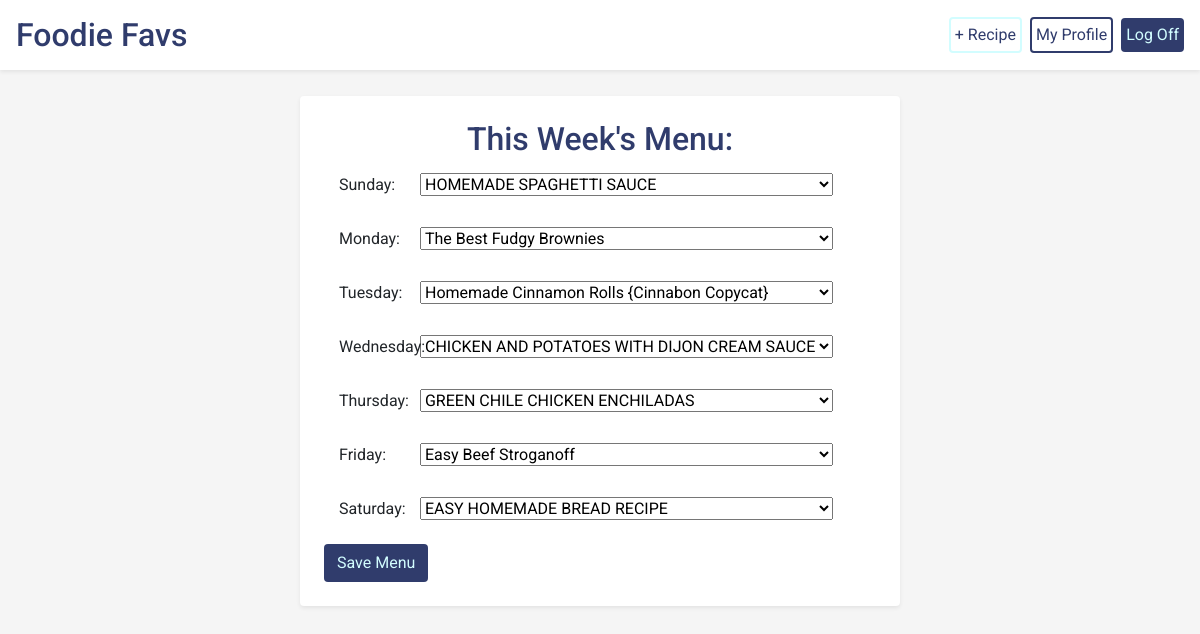
Page /home/edit_menu2 (signed in) on the earlier database version.
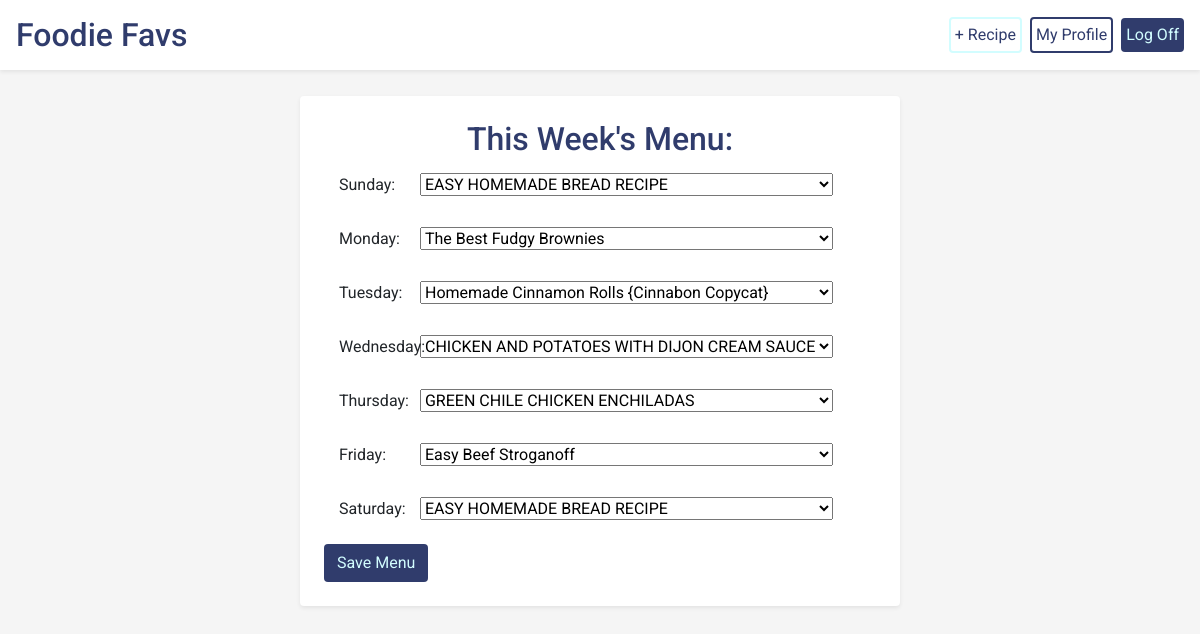
Same page on the later database version.
### foodie_app/models.py (models this page shows)
class Menu(models.Model):
    sunday = models.ForeignKey(Recipe, related_name="sunday_recipes", on_delete=models.CASCADE)
    monday = models.ForeignKey(Recipe, related_name="monday_recipes", on_delete=models.CASCADE)
    tuesday = models.ForeignKey(Recipe, related_name="tuesday_recipes", on_delete=models.CASCADE)
    wednesday = models.ForeignKey(Recipe, related_name="wednesday_recipes", on_delete=models.CASCADE)
    thursday = models.ForeignKey(Recipe, related_name="thursday_recipes", on_delete=models.CASCADE)
    friday = models.ForeignKey(Recipe, related_name="friday_recipes", on_delete=models.CASCADE)
    saturday = models.ForeignKey(Recipe, related_name="saturday_recipes", on_delete=models.CASCADE)
    created_at = models.DateTimeField(auto_now_add=True)
    updated_at = models.DateTimeField(auto_now=True)

class Recipe(models.Model):
    name = models.CharField(max_length=255)
    desc = models.CharField(max_length=255, default="")
    ingredients = models.TextField(default="")
    steps = models.TextField(default="")
    creator = models.ForeignKey(User, related_name="users", on_delete=models.CASCADE, default=1)
    source = models.CharField(max_length=255, default="")
    users_who_favorite = models.ManyToManyField(User, related_name="favorite_recipes", default=0)
    created_at = models.DateTimeField(auto_now_add=True)
    updated_at = models.DateTimeField(auto_now=True)
    objects = RecipeManager()

### foodie_app/views.py (the view)
# urls.py: path('edit_menu<int:menu_id>', views.edit_menu_page),
def edit_menu_page(request, menu_id):
    if 'userid' in request.session:
        context = {
            "user": User.objects.get(id=request.session['userid']),
            "menu": Menu.objects.get(id=menu_id),
            "recipes": Recipe.objects.all(),
        }
        return render(request, 'edit_menu.html', context)

### foodie_app/templates/edit_menu.html (shortened to what this page needs)
<!DOCTYPE html>
<html lang="en">
<head>
    <link rel="stylesheet" href="https://stackpath.bootstrapcdn.com/bootstrap/4.5.2/css/bootstrap.min.css"
>
    {% load static %}
    <link rel="stylesheet" href="{% static 'css/style.css' %}">
</head>
<body class="body">
    <header id="header" class="bg-white d-flex p-3 align-items-center shadow-sm mt-0">
        <h2 class="pr-5 mb-0"><a href="/home" class="home">Foodie Favs</a></h2>
        <a href="/home/new_recipe" class="new-recipe p-1 rounded ml-auto mr-2">+ Recipe</a>
        <a href="/home/{{user.id}}" class="icon rounded p-1">My Profile</a>
        <a href="/home/log_off" class="btn ml-2 p-1" id="log-off">Log Off</a>
    </header>
    <div class="pt-5"></div>
    <div class="w-50 shadow-sm mt-5 p-4 ml-auto mr-auto rounded recipe-card">
        <h2 class="text-center">This Week's Menu:</h2>
        <form action="/home/{{user.id}}/edit_menu" method="POST">
            <div class="form-group">
                <label class="col-sm-2 col-form-label" for="sunday">Sunday: </label>
                <select name="sunday" id="sunday">
                    <option value="{{menu.sunday.id}}">{{menu.sunday.name}}</option>
                </select>
            </div>
            <div class="form-group">
                <label class="col-sm-2 col-form-label" for="monday">Monday: </label>
                <select name="monday" id="monday">
                    <option value="{{menu.monday.id}}">{{menu.monday.name}}</option>
                </select>
            </div>
            <div class="form-group">
                <label class="col-sm-2 col-form-label" for="tuesday">Tuesday: </label>
                <select name="tuesday" id="tuesday">
                    <option value="{{menu.tuesday.id}}">{{menu.tuesday.name}}</option>
                </select>
            </div>
            <div class="form-group">
                <label class="col-sm-2 col-form-label" for="wednesday">Wednesday: </label>
                <select name="wednesday" id="wednesday">
                    <option value="{{menu.wednesday.id}}">{{menu.wednesday.name}}</option>
                </select>
            </div>
            <div class="form-group">
                <label class="col-sm-2 col-form-label" for="thursday">Thursday: </label>
                <select name="thursday" id="thursday">
                    <option value="{{menu.thursday.id}}">{{menu.thursday.name}}</option>
                </select>
            </div>
            <div class="form-group">
                <label class="col-sm-2 col-form-label" for="friday">Friday: </label>
                <select name="friday" id="friday">
                    <option value="{{menu.friday.id}}">{{menu.friday.name}}</option>
                </select>
            </div>
            <div class="form-group">
                <label class="col-sm-2 col-form-label" for="saturday">Saturday: </label>
                <select name="saturday" id="saturday">
                    <option value="{{menu.saturday.id}}">{{menu.saturday.name}}</option>
                </select>
            </div>
            <input type="submit" name="submit" id="submit" value="Save Menu" class="save-menu btn">
        </form>
    </div>
</body>
</html>

Differences in the rows shown:
changed Menu "EASY HOMEMADE BREAD RECIPE": sunday "HOMEMADE SPAGHETTI SAUCE" → "EASY HOMEMADE BREAD RECIPE"
